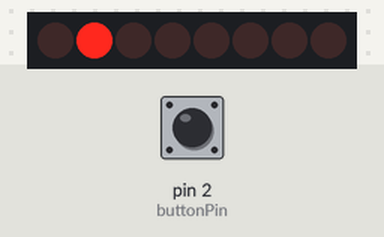
Recording of a sketch running on a simulated Arduino Uno, built with avr-gcc and run on an emulated ATmega328P. On the bench: 8 shift-register outputs drawn as a row of LEDs (first output left, lit = HIGH). Wiring (inferred from the names in the program): shift register (74HC595): data pin 7; shift clock pin 3; latch pin 4. Wiring (inferred from the signals the program sends): row of LEDs: on Q0, Q1, Q2, Q3, Q4, Q5, Q6, Q7. The test bench sets the inputs (shaded band); at power-on: pin 2 (buttonPin) LOW.

Above: at 1.26 s.
1.3 s: pin 2 (buttonPin) pulled HIGH for 0.15 s
2.0 s: pin 2 (buttonPin) pulled HIGH for 1 s
At 2.01 s:
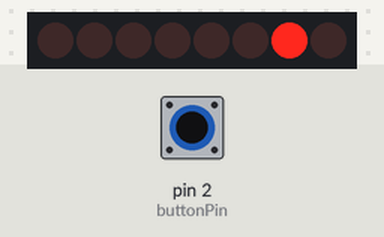
3.6 s: pin 2 (buttonPin) pulled HIGH for 0.15 s
At 3.66 s:
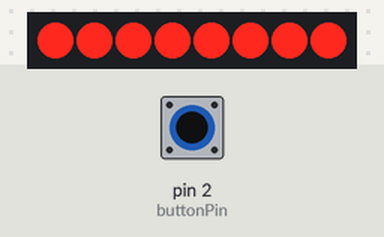
4.3 s: pin 2 (buttonPin) pulsed HIGH 2 times (0.12 s each, 0.3 s apart)
At 4.36 s:
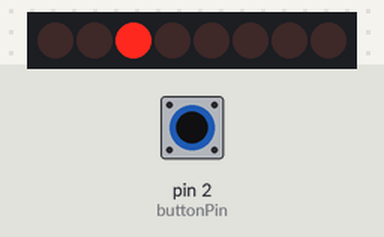
6.4 s: pin 2 (buttonPin) pulled HIGH for 3.2 s
Timing chart, 0 to 11.2 s (numbered marks = the images above; inputs shaded):
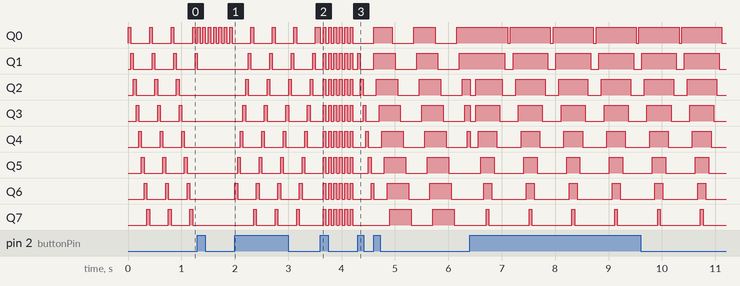

The sketch:

led_animations_with_74HC595_input_interrupt.ino
```cpp
// (licence header left out)
// include for portable "non-local" jumps.
#include <setjmp.h>

const int buttonPin = 2;   // the pin number of the button element.
const int buttonIRQ = 0;   // the IRQ number of the button pin.
const long delayTime = 50; // delay time in millis for the leds.

const int BOUNCE_DURATION = 200; // define a bounce time for the button.

volatile int buttonState = 0; // the default animation to start showing.
volatile long bounceTime = 0; // variable to hold ms count to debounce a pressed switch.

// number of leds to control.
const int NUM_LEDS = 8;

// used for single LED manipulation.
int ledState = LOW;

// information to restore calling environment.
jmp_buf buf;

// define some new type name definitions.
typedef void (*animFunc) (void);

// array of animation functions' pointers.
const animFunc ledAnims[] = { fr_one_at_a_time,
                              blink_one_at_a_time,
                              bk_one_at_a_time,
                              blink_all_together,
                              fb_one_at_a_time,
                              loading_effect,
                              fb_all_together,
                              all_anims_together /* this should be the last one */ };

// calculate the number of the animations in the array.
const int NUM_ANIMS = (int) (sizeof (ledAnims) / sizeof (const animFunc));

// set 74HC595 8-bit shift register control pin numbers.
const int data = 7;
const int clock = 3; // PWM pin.
const int latch = 4;

// these are used in the bitwise math that we use to change individual LEDs.

// each specific bit set to 1.
int bits[] = { B00000001, B00000010,
               B00000100, B00001000,
               B00010000, B00100000,
               B01000000, B10000000 };

// each specific bit set to 0.
int masks[] = { B11111110, B11111101,
                B11111011, B11110111,
                B11101111, B11011111,
                B10111111, B01111111 };

// startup point entry (runs once).
void setup() {
  // set button element as an input.
  pinMode(buttonPin, INPUT);

  // set 74HC595 control pins as output.
  pinMode (data, OUTPUT);
  pinMode (clock, OUTPUT);
  pinMode (latch, OUTPUT);

  // attach an ISR for the IRQ (for button presses).
  attachInterrupt(buttonIRQ, buttonISR, RISING);
}

// loop the main sketch.
void loop()
{
  // save the environment of the calling function.
  setjmp(buf);

  // dark all the leds before any animation start.
  for (int i = 0; i < NUM_LEDS; i++)
    changeLED (i, LOW);

  // run led animation according to button state.
  ledAnims[buttonState]();
}

// ISR for the button IRQ (is called on button presses).
void buttonISR () {
  // it ignores presses intervals less than the bounce time.
  if (abs(millis() - bounceTime) > BOUNCE_DURATION) {
    // go to next state.
    buttonState++;

    // check bounds for the state of the button (repeat).
    if (buttonState > NUM_ANIMS-1)
      buttonState = 0;

    // set whatever bounce time in ms is appropriate.
    bounceTime = millis();

    // go to the main loop and start the next animation.
    longjmp(buf, 0);
  }
}

// animation #1.
void fr_one_at_a_time () {
  for (int i = 0; i < NUM_LEDS; i++) {
    changeLED (i, HIGH);
    delay (delayTime);
    changeLED (i, LOW);
  }
}

// animation #2.
void bk_one_at_a_time () {
  for (int i = NUM_LEDS-1; i >= 0; i--) {
    changeLED (i, HIGH);
    delay(delayTime);
    changeLED (i, LOW);
  }
}

// animation #3.
void fb_one_at_a_time () {
  for (int i = 0; i < NUM_LEDS; i++) {
    changeLED (i, HIGH);
    delay(delayTime);
    changeLED (i, LOW);
  }

  for (int i = NUM_LEDS-1; i >= 0 ; i--) {
    changeLED (i, HIGH);
    delay(delayTime);
    changeLED (i, LOW);
  }
}

// animation #4.
void fb_all_together () {
  for (int i = 0; i < NUM_LEDS; i++) {
    changeLED (i, HIGH);
    delay(delayTime);
  }

  for (int i = NUM_LEDS-1; i >= 0 ; i--) {
    changeLED (i, LOW);
    delay(delayTime);
  }
}

// animation #5.
void blink_one_at_a_time () {
  for (int i = 0; i < NUM_LEDS; i++) {
    for (int j = 0; j < 10; j++) {
      changeLED (i, HIGH);
      delay(delayTime);
      changeLED (i, LOW);
      delay(delayTime);
    }
  }
}

// animation #6.
void blink_all_together () {
  for (int j = 0; j < 10; j++) {
    for (int i = 0; i < NUM_LEDS; i++)
      changeLED (i, HIGH);

    delay(delayTime);

    for (int i = 0; i < NUM_LEDS; i++)
      changeLED (i, LOW);

    delay(delayTime);
  }
}

// animation #7.
void loading_effect() {
  for (int i = 0; i < NUM_LEDS; i++) {
    changeLED (i, HIGH);
    delay(delayTime);
  }

  for (int i = 0; i < NUM_LEDS; i++) {
    changeLED (i, LOW);
    delay(delayTime);
  }
}

// all animations.
void all_anims_together () {
  for (int i = 0; i < NUM_ANIMS-1; i++)
    ledAnims[i]();
}

// sends the LED states set in ledStates to the 74HC595 sequence.
void updateLEDs (int value) {
  // pulls the chips latch low.
  digitalWrite (latch, LOW);

  // shifts out the 8 bits to the shift register.
  shiftOut (data, clock, MSBFIRST, value);

  // pulls the latch high displaying the data.
  digitalWrite (latch, HIGH);
}

// changes an individual LED.
void changeLED (int led, int state) {
  // clears ledState of the bit we are addressing.
  ledState = ledState & masks[led];

  // if the bit is on we will add it to ledState.
  if (state == HIGH) {
    ledState = ledState | bits[led];
  }

  // send the new LED state to the shift register.
  updateLEDs(ledState);
}
```
